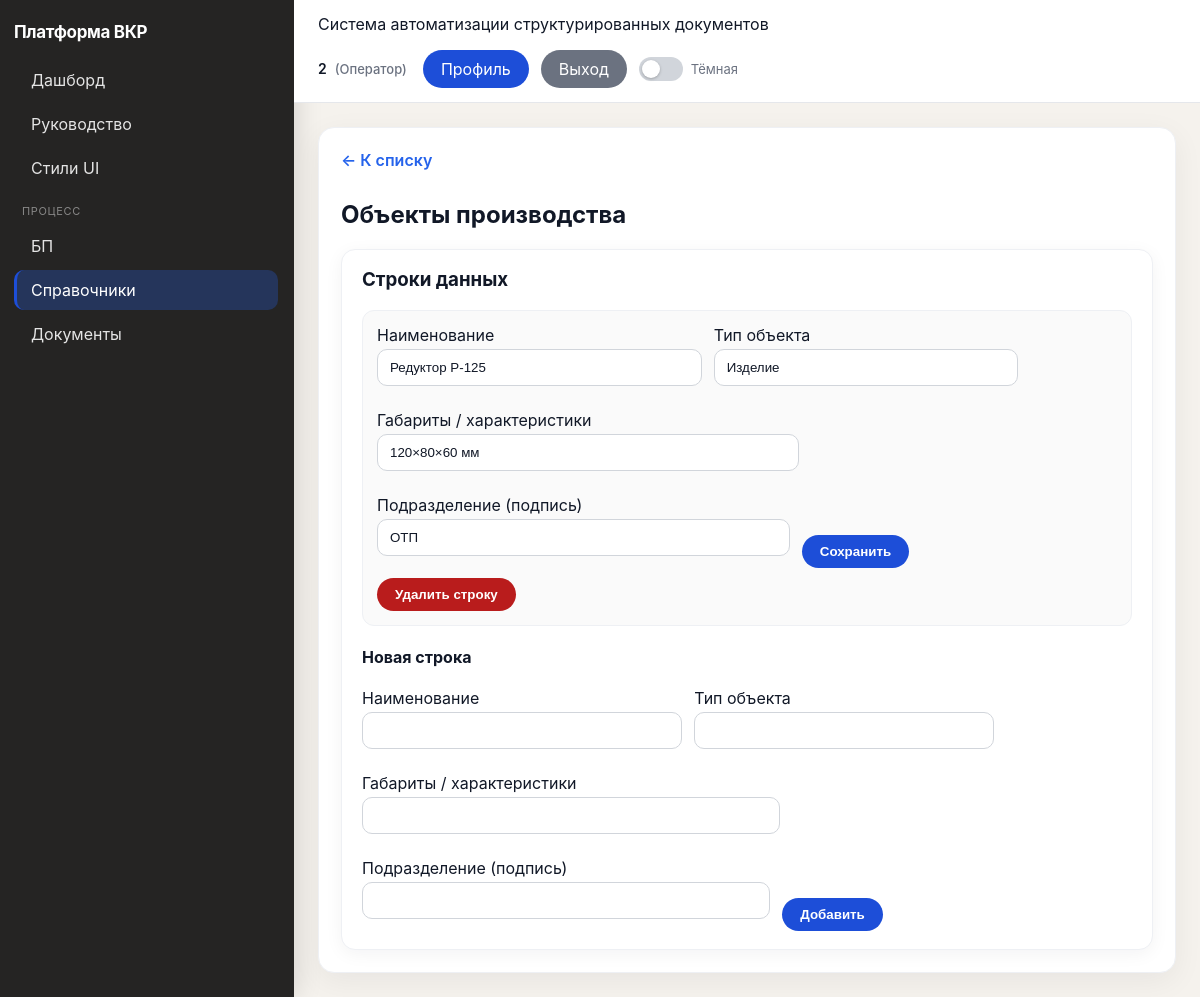
Screenshot of /ui/bpm/dictionaries/2/ (signed in) with the database file from the repository.
### apps/users/models.py (models this page shows, shortened)
class Users(models.Model):
    user_id = models.BigAutoField(primary_key=True)
    login = models.CharField(max_length=150, unique=True)
    full_name = models.CharField(max_length=255)
    password = models.CharField(max_length=255, default="changeme")
    password_hash = models.CharField(max_length=255, blank=True)
    role_id = models.ForeignKey("roles.Roles", on_delete=models.PROTECT, related_name="users")
    class Meta:
        db_table = "Users"

### apps/roles/models.py (models this page shows, shortened)
class Roles(models.Model):
    role_id = models.BigAutoField(primary_key=True)
    role_name = models.CharField(max_length=50, unique=True)
    description = models.TextField(blank=True)
    class Meta:
        db_table = "Roles"

### apps/bpm/models.py (models this page shows, shortened)
class ReferenceDictionary(models.Model):
    dictionary_id = models.BigAutoField(primary_key=True)
    name = models.CharField(max_length=255)
    selection_column_key = models.CharField(
        max_length=64,
        blank=True,
        help_text="Колонка, по значению которой оператор выбирает запись; также формируется внутренний код строки.",
    )
    class Meta:
        db_table = "ReferenceDictionaries"
        verbose_name_plural = "reference dictionaries"

class DictionaryColumn(models.Model):
    column_id = models.BigAutoField(primary_key=True)
    dictionary = models.ForeignKey(
        ReferenceDictionary,
        on_delete=models.CASCADE,
        related_name="columns",
    )
    key = models.CharField(max_length=64)
    title = models.CharField(max_length=255)
    sort_order = models.PositiveIntegerField(default=0)
    class Meta:
        db_table = "DictionaryColumns"
        ordering = ("dictionary", "sort_order", "key")
        unique_together = (("dictionary", "key"),)

class DictionaryRecord(models.Model):
    record_id = models.BigAutoField(primary_key=True)
    dictionary = models.ForeignKey(
        ReferenceDictionary,
        on_delete=models.CASCADE,
        related_name="records",
    )
    lookup_key = models.CharField(max_length=255, db_index=True)
    payload_json = models.TextField(default="{}")  # {"signer_name": "…", "signer_position": "…"}
    class Meta:
        db_table = "DictionaryRecords"
        unique_together = (("dictionary", "lookup_key"),)
    def payload(self):
        try:
            return json.loads(self.payload_json or "{}")
        except json.JSONDecodeError:
            return {}

### apps/bpm/dictionary_pages.py (the view, shortened to what this page needs)
# urls.py: path("ui/bpm/dictionaries/<int:dictionary_id>/", UIDictionaryDetailView.as_view(), name="ui-bpm-dictionary-detail"),
class UIDictionaryDetailView(LoginRequiredRoleMixin, View):
    allowed_roles = DictionaryAccessPermission.allowed_roles
    def get(self, request, dictionary_id):
        d = get_object_or_404(
            ReferenceDictionary.objects.prefetch_related("columns", "records"),
            dictionary_id=dictionary_id,
        )
        columns = list(d.columns.order_by("sort_order", "key"))
        records_data = []
        for r in d.records.order_by("lookup_key"):
            records_data.append({"record": r, "cells": r.payload()})
        role_name = request.enterprise_user.role_id.role_name
        return render(
            request,
            "ui/bpm/specialist/dictionary_detail.html",
            {
                "dictionary": d,
                "columns": columns,
                "records_data": records_data,
                "error": request.GET.get("error", ""),
                "can_manage_structure": role_name in DictionaryStructurePermission.allowed_roles,
            },
        )

### apps/users/context_processors.py (called while the page is built)
def current_enterprise_user(request):
    return {"current_enterprise_user": get_request_user(request)}

### apps/users/permissions.py (called while the page is built)
def get_request_user(request):
    params = getattr(request, "query_params", getattr(request, "GET", {}))
    user_id = request.session.get("user_id") or request.headers.get("X-User-Id") or params.get("user_id")
    if not user_id:
        return None
    try:
        return Users.objects.select_related("role_id").get(user_id=user_id)
    except Users.DoesNotExist:
        return None

### apps/users/templatetags/ui_labels.py (called while the page is built)
@register.filter
def role_ru(value):
    return ROLE_LABELS.get(value, value)

@register.filter
def lookupdict(d, key):
    if not key or not isinstance(d, dict):
        return ""
    v = d.get(key)
    return "" if v is None else v

### apps/users/ui_permissions.py (called while the page is built)
    @method_decorator(csrf_protect)
    def dispatch(self, request, *args, **kwargs):
        user = get_request_user(request)
        if not user:
            return redirect("login-page")
        request.enterprise_user = user
        if self.allowed_roles and user.role_id.role_name not in self.allowed_roles:
            return redirect("dashboard")
        return super().dispatch(request, *args, **kwargs)

### templates/ui/bpm/specialist/dictionary_detail.html (shortened to what this page needs)
{% extends "ui/base.html" %}
{% load ui_labels %}
{% block content %}
<a class="back-link" href="{% url 'ui-bpm-dictionaries' %}">← К списку</a>
<h2>{{ dictionary.name }}</h2>
<div class="card">
  <h3 style="margin-top:0;">Строки данных</h3>
  {% if columns %}
  {% for row in records_data %}
  <div class="inset-panel">
  <form method="post" style="margin:0;">
    <div style="display:flex;flex-wrap:wrap;gap:12px;align-items:end;">
      {% for c in columns %}
      <div style="min-width:140px;">
        <label>{{ c.title }}</label>
        <input type="text" name="cell_{{ row.record.record_id }}_{{ c.key }}" value="{{ row.cells|lookupdict:c.key }}" />
      </div>
      {% endfor %}
      <button type="submit" class="btn btn-save btn-pill">Сохранить</button>
    </div>
  </form>
  <form method="post" style="margin-top:10px;" onsubmit="return confirm('Удалить строку?');">{% csrf_token %}
    <button type="submit" class="btn btn-delete btn-inline btn-pill">Удалить строку</button>
  </form>
  </div>
  {% empty %}
  <p class="text-muted">Строк пока нет.</p>
  {% endfor %}
  <h4>Новая строка</h4>
  <form method="post">{% csrf_token %}
    <div style="display:flex;flex-wrap:wrap;gap:12px;align-items:end;">
      {% for c in columns %}
      <div style="min-width:140px;"><label>{{ c.title }}</label><input name="newcell_{{ c.key }}" /></div>
      {% endfor %}
      <button type="submit" class="btn btn-save btn-pill">Добавить</button>
    </div>
  </form>
  {% else %}
  <p class="text-muted">Сначала добавьте колонки.</p>
  {% endif %}
</div>
{% endblock %}

### templates/ui/base.html (shortened to what this page needs)
<!doctype html>
<html lang="ru">
<head>
</head>
{% load ui_labels %}
<body>
<div class="layout">
    <aside class="sidebar">
        <div class="brand">Платформа ВКР</div>
        <nav class="menu">
            <a href="/" class="{% if request.path == '/' %}active{% endif %}">Дашборд</a>
            <a href="/ui/help/" class="{% if '/ui/help/' in request.path %}active{% endif %}">Руководство</a>
            {% if current_enterprise_user %}
            <a href="{% url 'ui-system-styleguide' %}" class="{% if '/ui/system/styleguide' in request.path %}active{% endif %}">Стили UI</a>
                {% if current_enterprise_user.role_id.role_name == "ADMIN" %}
                    <div class="menu-title">Основное</div>
                    <a href="/ui/users/" class="{% if '/ui/users/' in request.path %}active{% endif %}">Пользователи</a>
                    <a href="/ui/roles/" class="{% if '/ui/roles/' in request.path %}active{% endif %}">Роли</a>
                    <a href="/ui/documents/" class="{% if '/ui/documents/' in request.path %}active{% endif %}">Документы</a>
                    <div class="menu-title">Контроль</div>
                    <a href="/ui/logs/" class="{% if '/ui/logs/' in request.path %}active{% endif %}">Журнал операций</a>
                {% else %}
                    <div class="menu-title">Процесс</div>
                    <a href="/ui/bpm/run/" class="{% if '/ui/bpm/run' in request.path or '/ui/bpm/start' in request.path or '/ui/bpm/instance/' in request.path %}active{% endif %}">БП</a>
                    <a href="/ui/bpm/dictionaries/" class="{% if '/ui/bpm/dictionaries' in request.path %}active{% endif %}">Справочники</a>
                    <a href="/ui/documents/" class="{% if '/ui/documents/' in request.path %}active{% endif %}">Документы</a>
                {% endif %}
            {% endif %}
        </nav>
    </aside>
    <main class="main">
        <div class="topbar">
            <div>
                Система автоматизации структурированных документов
            </div>
            <div class="topbar-user">
                {% if current_enterprise_user %}
                    <span class="topbar-user-meta">
                        <strong>{{ current_enterprise_user.full_name }}</strong>
                        <span class="topbar-user-role">({{ current_enterprise_user.role_id.role_name|role_ru }})</span>
                    </span>
                    <div class="topbar-actions">
                        <a href="/profile/" class="btn btn-save btn-pill btn-inline">Профиль</a>
                        <a href="/logout/" class="btn btn-back btn-pill btn-inline">Выход</a>
                        <label class="theme-toggle" title="Тёмная тема">
                            <span class="theme-toggle-track" aria-hidden="true"></span>
                            <span class="theme-toggle-label">Тёмная</span>
                        </label>
                    </div>
                {% else %}
                    <a href="/login/" class="btn btn-save btn-pill">Вход</a>
                {% endif %}
            </div>
        </div>
        <div class="content">
            <div class="panel">
                {% block content %}{% endblock %}
            </div>
        </div>
    </main>
</div>
</body>
</html>

### templates/ui/base.html (style rules this page uses)
:root { --bg: #f5f2ed; --sidebar-bg: #252423; --sidebar-text: #e8e6e3; --card: #ffffff; --border: #e5e7eb; --card-border: #eef0f4; --topbar-bg: #ffffff; --text: #111827; --muted: #6b7280; --save: #1d4ed8; --edit: #c2410c; --delete: #b91c1c; --back: #6b7280; --info: #2563eb; --ok: #16a34a; --warn: #ca8a04; --err: #dc2626; --link: #2563eb; --row-hover: #f8fafc; --input-bg: #ffffff; --input-border: #d1d5db; --field-border: #f1f5f9; --readonly-bg: #f8fafc; --readonly-text: #334155; --panel-shadow: rgba(15, 23, 42, 0.06); --card-shadow: rgba(15, 23, 42, 0.05); --toggle-track: #d1d5db; --toggle-thumb: #ffffff; --inset-bg: #fafafa; }
body { font-family: -apple-system, BlinkMacSystemFont, "Segoe UI", sans-serif; margin: 0; background:var(--bg); color:var(--text); transition: background .2s, color .2s; }
.layout { display:flex; min-height: 100vh; }
.sidebar { width:264px; background:var(--sidebar-bg); color:var(--sidebar-text); padding:22px 16px 22px 14px; box-shadow: 4px 0 24px rgba(0,0,0,.12); }
.brand { font-weight:700; margin-bottom:18px; letter-spacing:-0.02em; color:#fff; font-size:17px; }
.menu-title { margin:16px 0 8px 8px; color:rgba(255,255,255,.45); font-size:11px; text-transform:uppercase; letter-spacing:.06em; }
.menu a { display:block; padding:10px 12px 10px 14px; text-decoration:none; color:rgba(255,255,255,.88); border-radius:10px; margin-bottom:4px; transition: background .15s; border-left:3px solid transparent; }
.menu a.active { background:rgba(37,99,235,.28); border-left-color:var(--save); color:#fff; }
.main { flex:1; }
.topbar { background:var(--topbar-bg); border-bottom:1px solid var(--border); padding:14px 24px; display:flex; justify-content:space-between; align-items:center; gap:16px; flex-wrap:wrap; transition: background .2s, border-color .2s; }
.topbar-user { display:flex; align-items:center; gap:12px 16px; flex-wrap:wrap; justify-content:flex-end; }
.topbar-user-meta { font-size:14px; line-height:1.35; }
.topbar-user-meta strong { font-weight:600; }
.topbar-user-role { color:var(--muted); font-size:13px; font-weight:500; margin-left:4px; }
.topbar-actions { display:inline-flex; align-items:center; gap:8px; flex-wrap:wrap; }
.theme-toggle { display:inline-flex; align-items:center; gap:8px; cursor:pointer; user-select:none; margin:0; }
.theme-toggle-track { width:44px; height:24px; background:var(--toggle-track); border-radius:999px; position:relative; transition: background .2s; flex-shrink:0; }
.theme-toggle-track::after { content:""; position:absolute; width:18px; height:18px; background:var(--toggle-thumb); border-radius:50%; top:3px; left:3px; transition: transform .2s, background .2s; box-shadow:0 1px 3px rgba(0,0,0,.25); }
.theme-toggle-label { font-size:13px; color:var(--muted); white-space:nowrap; }
.content { padding:24px; }
.panel { background:var(--card); border-radius:16px; padding:22px; box-shadow:0 8px 30px var(--panel-shadow); border:1px solid var(--card-border); transition: background .2s, border-color .2s, box-shadow .2s; }
input, select, textarea { width:100%; box-sizing:border-box; padding:10px 12px; border:1px solid var(--input-border); border-radius:10px; margin-top:4px; margin-bottom:12px; background:var(--input-bg); color:var(--text); }
button { cursor:pointer; border:none; border-radius:10px; font-weight:600; }
.btn { display:inline-block; padding:10px 16px; color:#fff; text-decoration:none; text-align:center; }
.btn-save { background:var(--save); }
.btn-delete { background:var(--delete); }
.btn-back { background:var(--back); color:#fff; }
.btn-inline { width:auto; margin:0 4px 0 0; }
.btn-pill { border-radius: 999px; padding: 9px 18px; }
.card { background:var(--card); border-radius:14px; padding:18px 20px; border:1px solid var(--card-border); box-shadow:0 4px 18px var(--card-shadow); transition: background .2s, border-color .2s, box-shadow .2s; }
.back-link { display:inline-block; margin-bottom:10px; text-decoration:none; color:var(--link); font-weight:600; }
.inset-panel { margin-bottom:16px; padding:14px; border:1px solid var(--card-border); border-radius:12px; background:var(--inset-bg); }

### rows the page displays
Users: full_name "2", role_id.role_name|role_ru "Оператор"
ReferenceDictionary: name "Объекты производства"
DictionaryColumn: title "Наименование", cells|lookupdict "Редуктор Р-125"
DictionaryColumn: title "Тип объекта", cells|lookupdict "Изделие"
DictionaryColumn: title "Габариты / характеристики", cells|lookupdict "120×80×60 мм"
DictionaryColumn: title "Подразделение (подпись)", cells|lookupdict "ОТП"
